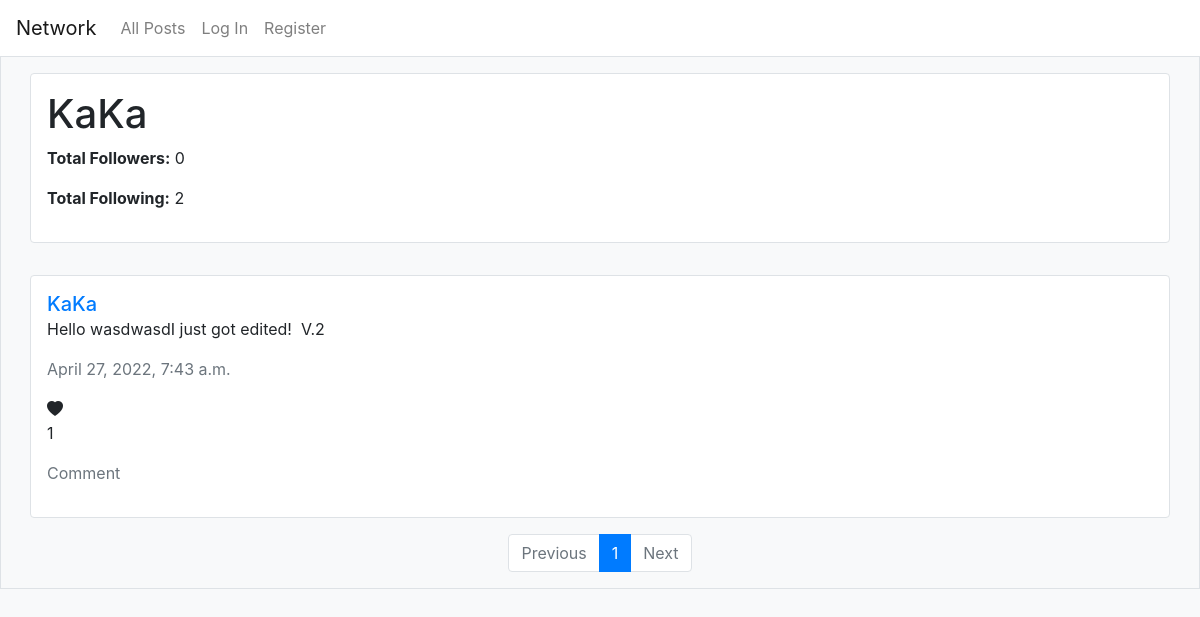
The page /profile/7 on the database as committed earlier.
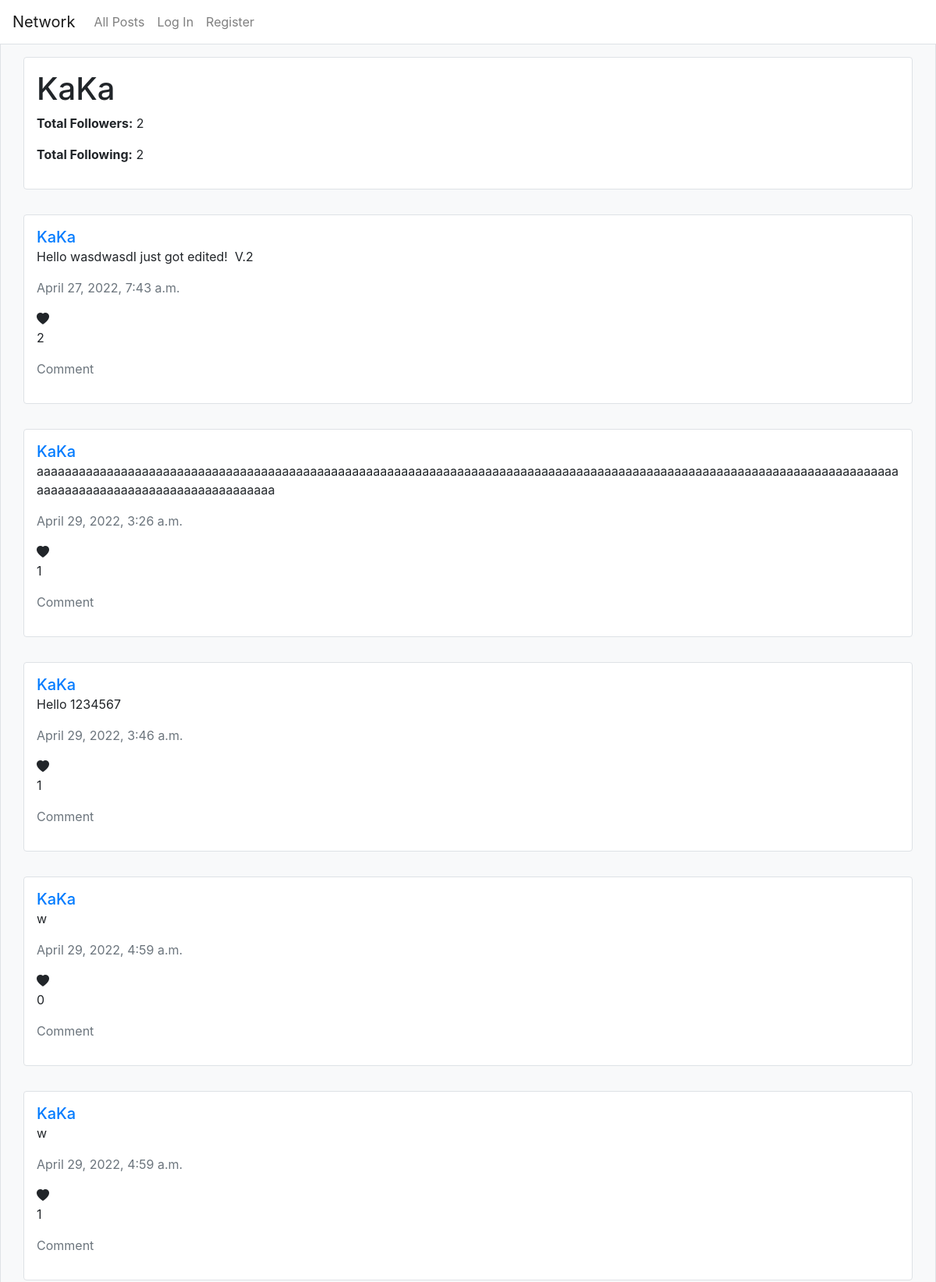
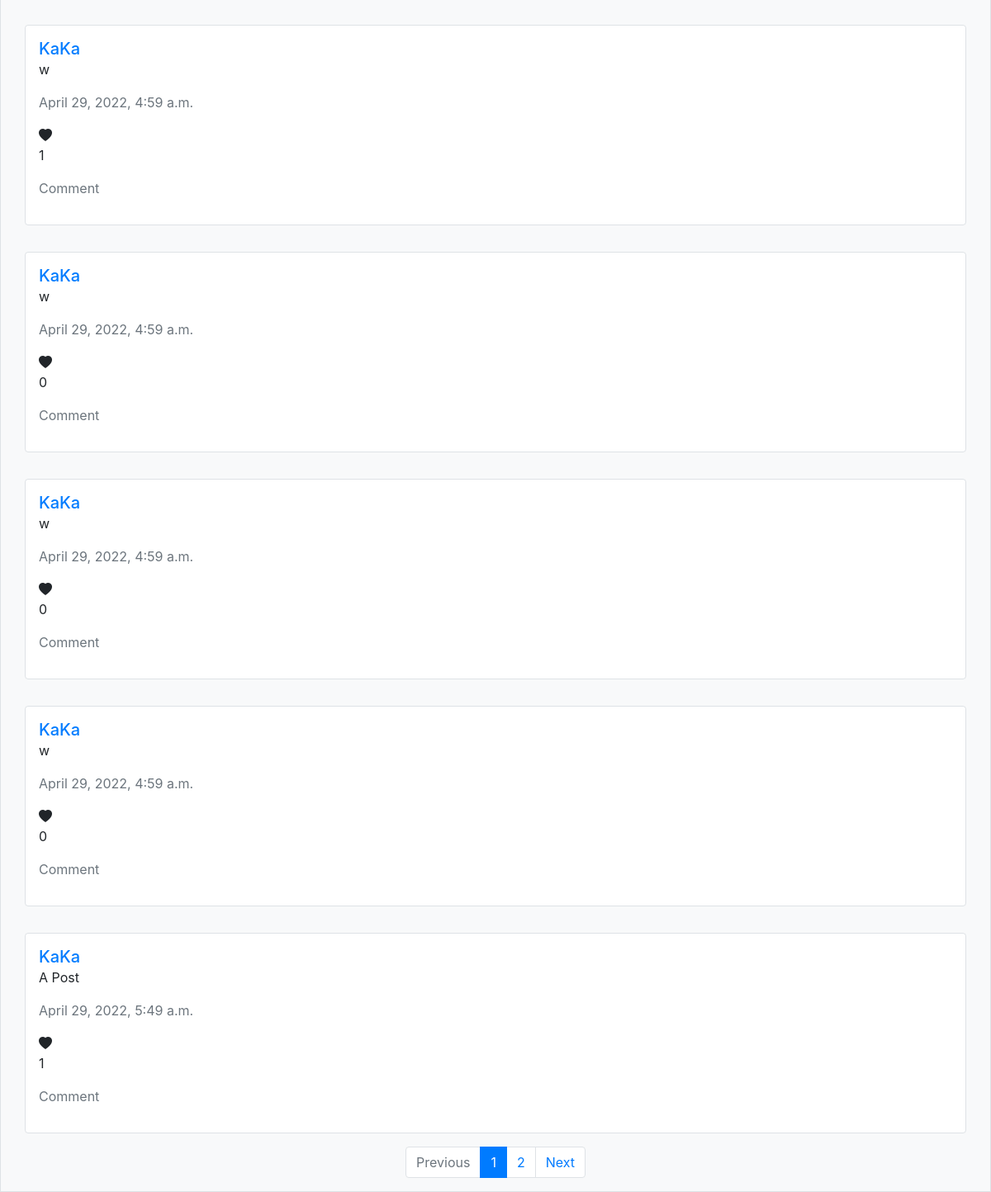
The same page on the database as committed later (2 pictures, top to bottom).
### network/models.py (models this page shows, shortened)
class User(AbstractUser):
    following = models.ManyToManyField(
        "self", null=True, blank=True, symmetrical=False, related_name="follower")
    liked_post = models.ManyToManyField(
        "Post", null=True, blank=True, related_name="liked_user")
    liked_comment = models.ManyToManyField(
        "Comment", null=True, blank=True, related_name="liked_user")
    @property
    def total_followers(self):
        return User.objects.filter(following=self).count()
    @property
    def total_following(self):
        return self.following.count()

class BaseModel(models.Model):
    content = models.TextField()
    likes = models.PositiveIntegerField(default=0)
    date_created = models.DateTimeField(auto_now_add=True)
    class Meta:
        abstract = True

class Post(BaseModel):
    author = models.ForeignKey(
        settings.AUTH_USER_MODEL, null=True, on_delete=models.SET_NULL, related_name="post")

### network/views.py (the view)
def profile_view(request, user_id):
    try:
        user_data = User.objects.get(pk=user_id)
    except:
        return HttpResponseRedirect(reverse("error"))
    if not request.user.is_authenticated:
        is_following = False
    else:
        is_following = request.user.following.filter(id=user_data.id).exists()
    posts = Post.objects.filter(author=user_data)
    paginator = Paginator(posts, 10)
    page_number = request.GET.get("pnum", 1)
    page_obj = paginator.get_page(page_number)
    if request.user.is_authenticated:
        for obj in page_obj:
            obj.is_liked = request.user.liked_post.filter(pk=obj.id).exists()
    return render(request, "network/profile.html", {
        "user_data": user_data,
        "is_following": is_following,
        "page_obj": page_obj,
        "name": "profile"
    })

### network/templates/network/profile.html (shortened to what this page needs)
{% extends "network/layout.html" %}
{% load static %}
{% block body %}
    <div class="container my-3 p-3 rounded border border-1 bg-white">
        <h1 id="profile-name">{{ user_data.username }}</h1>
        <p>
            <b>Total Followers:</b>
            <span id="total-followers">{{ user_data.total_followers }}</span>
        </p>
        <p>
            <b>Total Following:</b>
            <span id="total-following">{{ user_data.total_following }}</span>
        </p>
    </div>
    {% include "network/content.html" %}
{% endblock %}

### network/templates/network/content.html (shortened to what this page needs)
{% for post in page_obj %}
    <div class="container my-3 p-3 rounded border border-1 bg-white">
        <a href="{% url 'profile' post.author.id %}" class="h5">{{ post.author.username }}</a>
        <div class="content-container" data-id="{{ post.id }}">
            <p class="content">{{ post.content }}</p>
        </div>
        <p class="date-created text-muted">{{ post.date_created }}</p>
        {% if post.is_liked %}
            <i class="like-post-btn bi bi-heart-fill" style="color: red" data-id="{{ post.id }}"></i>
        {% else %}
            <i class="like-post-btn bi bi-heart-fill" data-id="{{ post.id }}"></i>
        {% endif %}
        <p class="like-count">{{ post.likes }}</p>
        <p class="comment text-muted" data-id="{{ post.id }}">Comment</p>
    </div>
{% empty %}
    <h1>No post yet.</h1>
{% endfor %}
<nav aria-label="Page navigation">
    <ul class="pagination">
        {% if page_obj.has_previous %}
            <li class="page-item"><a class="page-link" href="?pnum={{ page_obj.previous_page_number }}">Previous</a></li>
        {% else %}
            <li class="page-item disabled"><a class="page-link" href="#">Previous</a></li>
        {% endif %}
        {% for i in page_obj.paginator.page_range %}
            {% if i <= page_obj.number|add:2 and i >= page_obj.number|add:-2 %}
                {% if i == page_obj.number %}
                    <li class="page-item active"><a class="page-link" href="?pnum={{ i }}">{{ i }}</a></li>
                {% else %}
                    <li class="page-item"><a class="page-link" href="?pnum={{ i }}">{{ i }}</a></li>
                {% endif %}
            {% endif %}
        {% endfor %}
        {% if page_obj.has_next %}
            <li class="page-item"><a class="page-link" href="?pnum={{ page_obj.next_page_number }}">Next</a></li>
        {% else %}
            <li class="page-item disabled"><a class="page-link" href="#">Next</a></li>
        {% endif %}
    </ul>
</nav>

Rows that differ between the two databases and show on the page:
changed User "KaKa": total_followers "0" → "2"
changed Post "Hello wasdwasdI just got edited! V.2": likes "1" → "2"
added Post: author.username "KaKa", content "aaaaaaaaaaaaaaaaaaaaaaaaaaaaaaaaaaaaaaaaaaaaaaaaaaaaaaaaaaaaaaaaaaaaaaaaaaaaaaaaaaaaaaaaaaaaaaaaaaaaaaaaaaaaaaaaaaaaaaaaaaaaaaaaaaaaaaaaaaaaaaaaaaaaaaaaaaaaa", date_created "April 29, 2022, 3:26 a.m.", likes "1"
added Post: author.username "KaKa", content "Hello 1234567", date_created "April 29, 2022, 3:46 a.m.", likes "1"
added Post: author.username "KaKa", content "w", date_created "April 29, 2022, 4:59 a.m.", likes "0"
added Post: author.username "KaKa", content "w", date_created "April 29, 2022, 4:59 a.m.", likes "1"
added Post: author.username "KaKa", content "w", date_created "April 29, 2022, 4:59 a.m.", likes "1"
added Post: author.username "KaKa", content "w", date_created "April 29, 2022, 4:59 a.m.", likes "0"
added Post: author.username "KaKa", content "w", date_created "April 29, 2022, 4:59 a.m.", likes "0"
added Post: author.username "KaKa", content "w", date_created "April 29, 2022, 4:59 a.m.", likes "0"
added Post: author.username "KaKa", content "A Post", date_created "April 29, 2022, 5:49 a.m.", likes "1"
Other text that changed with them:
new list line: "2"
